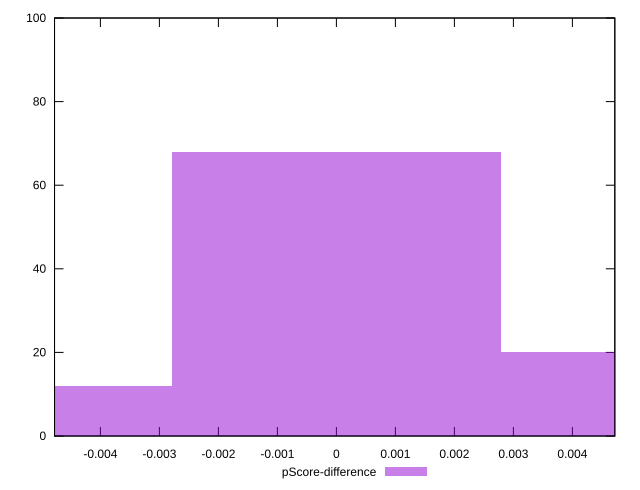

Generate this figure with gnuplot:
reset

$pScoreDifference <<EOF
0 68
0.0055787821342623885 20
-0.0055787821342623885 12
EOF

set key outside below
set boxwidth 0.0055787821342623885
set xrange [-0.004777330499172949:0.004719182743794237]
set yrange [0:100]
set trange [0:100]
set style fill transparent solid 0.5 noborder
set terminal svg size 640, 490 enhanced background rgb 'white'
set output "reports/report_00032_2021-02-25T10-28-15.087Z/mainthread-work-breakdown/samples/music/pScore-difference/histogram.svg"

plot $pScoreDifference title "pScore-difference" with boxes

reset
